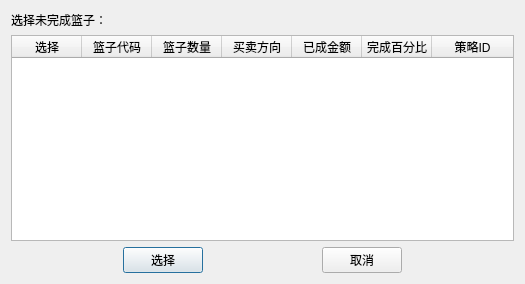
<?xml version="1.0" encoding="UTF-8"?>
<ui version="4.0">
 <class>Dialog</class>
 <widget class="QDialog" name="Dialog">
  <property name="geometry">
   <rect>
    <x>0</x>
    <y>0</y>
    <width>525</width>
    <height>284</height>
   </rect>
  </property>
  <property name="windowTitle">
   <string>未完成篮子</string>
  </property>
  <layout class="QVBoxLayout" name="verticalLayout">
   <item>
    <widget class="QLabel" name="label">
     <property name="text">
      <string>选择未完成篮子：</string>
     </property>
    </widget>
   </item>
   <item>
    <widget class="QTableWidget" name="tv_unfinished_basket_list">
     <attribute name="horizontalHeaderDefaultSectionSize">
      <number>70</number>
     </attribute>
     <attribute name="horizontalHeaderStretchLastSection">
      <bool>true</bool>
     </attribute>
     <column>
      <property name="text">
       <string>选择</string>
      </property>
     </column>
     <column>
      <property name="text">
       <string>篮子代码</string>
      </property>
     </column>
     <column>
      <property name="text">
       <string>篮子数量</string>
      </property>
     </column>
     <column>
      <property name="text">
       <string>买卖方向</string>
      </property>
     </column>
     <column>
      <property name="text">
       <string>已成金额</string>
      </property>
     </column>
     <column>
      <property name="text">
       <string>完成百分比</string>
      </property>
     </column>
     <column>
      <property name="text">
       <string>策略ID</string>
      </property>
     </column>
    </widget>
   </item>
   <item>
    <layout class="QHBoxLayout" name="horizontalLayout">
     <item>
      <spacer name="horizontalSpacer">
       <property name="orientation">
        <enum>Qt::Horizontal</enum>
       </property>
       <property name="sizeHint" stdset="0">
        <size>
         <width>40</width>
         <height>20</height>
        </size>
       </property>
      </spacer>
     </item>
     <item>
      <widget class="QPushButton" name="pb_choose">
       <property name="text">
        <string>选择</string>
       </property>
      </widget>
     </item>
     <item>
      <spacer name="horizontalSpacer_2">
       <property name="orientation">
        <enum>Qt::Horizontal</enum>
       </property>
       <property name="sizeHint" stdset="0">
        <size>
         <width>40</width>
         <height>20</height>
        </size>
       </property>
      </spacer>
     </item>
     <item>
      <widget class="QPushButton" name="pb_cancel">
       <property name="text">
        <string>取消</string>
       </property>
      </widget>
     </item>
     <item>
      <spacer name="horizontalSpacer_3">
       <property name="orientation">
        <enum>Qt::Horizontal</enum>
       </property>
       <property name="sizeHint" stdset="0">
        <size>
         <width>40</width>
         <height>20</height>
        </size>
       </property>
      </spacer>
     </item>
    </layout>
   </item>
  </layout>
 </widget>
 <resources/>
 <connections/>
</ui>
